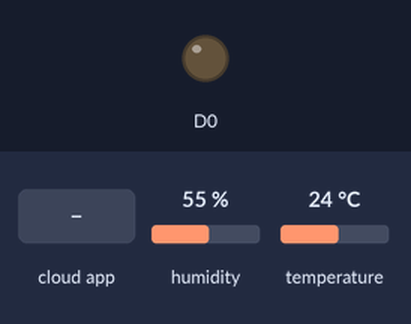
The sketch below on a simulated ESP8266 (NodeMCU). Parts: output pins drawn as LEDs (lit = HIGH). The test bench sets the inputs (shaded band); at power-on: humidity 55 %, temperature 24 °C. WiFi joins after 1.5 s; servers stay silent unless stated; the Firebase database answers and starts empty; what the sketch prints to the serial monitor is not drawn.

Above: at 4.8 s.
4.9 s: the phone or cloud app sets string to ON
At 6.5 s:
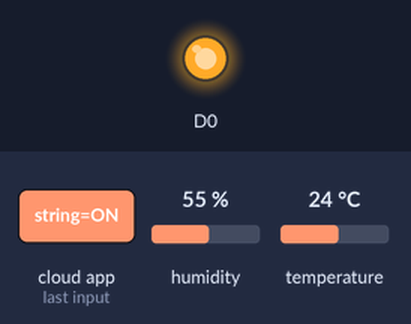
7.0 s: the phone or cloud app sets string to OFF
At 7.9 s:
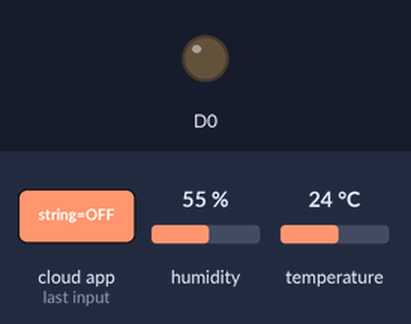
Timing chart, 0 to 10.0 s (numbered marks = the images above; inputs shaded):
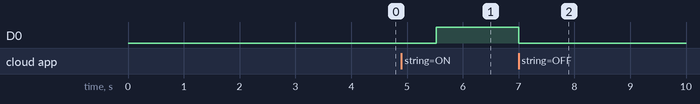

The sketch:

nidemcufirbase.ino
```cpp
#include<ESP8266WiFi.h>
#include <Firebase_ESP_Client.h>
#include "addons/TokenHelper.h"
#include "addons/RTDBHelper.h"
#define API_KEY ""
#define DATABASE_URL "/"
//Define Firebase Data object
FirebaseData fbdo;
#include<DHT.h>
#define DHTPIN 4
#define DHTTYPE DHT11
DHT dht(DHTPIN,DHTTYPE);
FirebaseAuth auth;
FirebaseConfig config;
bool signupOK=false;
void setup() {
  // put your setup code here, to run once:
  Serial.begin(9600);
  WiFi.disconnect();
  delay(2000);
  Serial.print("Start connection");
  WiFi.begin("","");
  while((!(WiFi.status()== WL_CONNECTED))){
      delay(200);
      Serial.print("..");
    }
  Serial.println("Connected");
  config.api_key = API_KEY;
  config.database_url = DATABASE_URL;
  if (Firebase.signUp(&config, &auth, "", "")){
    Serial.println("ok");
    signupOK = true;
  }
  else{
    Serial.printf("%s\n", config.signer.signupError.message.c_str());
  }
  config.token_status_callback = tokenStatusCallback; //see addons/TokenHelper.h
  Firebase.begin(&config, &auth);
  Firebase.reconnectWiFi(true);
  pinMode(D0,OUTPUT);
  dht.begin();
}

int intData1=0;
String stringData1="";
float floatData1=0;
float t;
float h;
void loop() {
  if(Firebase.ready() && signupOK){
      t=dht.readTemperature();
      h=dht.readHumidity();
      if(isnan(t) || isnan(h)){
        Serial.println("Data is not available");
        return;
        }
      Serial.print("temperature:");
      Serial.print(t);
      Serial.print("  ");
      Serial.print("humidity:");
      Serial.println(h);
    //for sending Temperature data
      Firebase.RTDB.setFloat(&fbdo, "DHT11/temperature", t);
      Firebase.RTDB.setFloat(&fbdo, "DHT11/Humidity", h);


/////////for control led and set int and string data
//      Firebase.RTDB.setInt(&fbdo, "text/int", count);
//      Firebase.RTDB.setString(&fbdo, "nodemcu/string", "Hello from NodeMCU");


//        if (Firebase.RTDB.getFloat(&fbdo, "/random/data")) {
//        if (fbdo.dataType() == "float") {
//          floatData1 = fbdo.floatData();
////          Serial.print(floatData1);
////          Serial.print("  ");
//        }
//      }
//      if (Firebase.RTDB.getInt(&fbdo, "/text/int")) {
//        if (fbdo.dataType() == "int") {
//          intData1 = fbdo.intData();
////          Serial.print(intData1);
////          Serial.print("  ");
//        }
//      }
      if (Firebase.RTDB.getString(&fbdo, "/nodemcu/string")) {
        if (fbdo.dataType() == "string") {
          stringData1 = fbdo.stringData();
          Serial.println(stringData1);

        }
      }
      if(stringData1=="ON"){
          Serial.println("LED is ON");
          digitalWrite(D0,1);
        }
      if(stringData1=="OFF"){
          Serial.println("LED is OFF");
          digitalWrite(D0,0);
        }
    }
  delay(1000);
}
```

Measured:
- after the input at 4.9 s, D0: LOW → HIGH after 0.63 s
- after the input at 7.0 s, D0: HIGH → LOW at once
